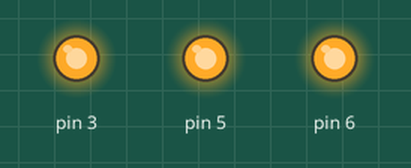
Recording of a sketch running on a simulated Arduino Uno, built with avr-gcc and run on an emulated ATmega328P. On the bench: output pins drawn as LEDs (lit = HIGH).

Above: at 0.05 s.
At 1.5 s:
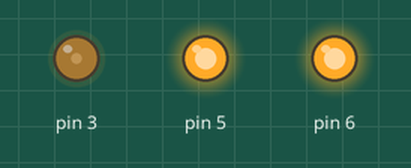
At 3.0 s:
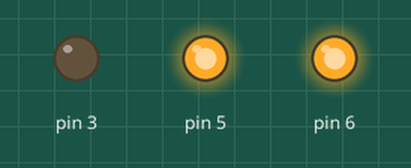
At 6.0 s:
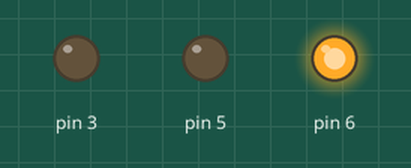
At 8.95 s:
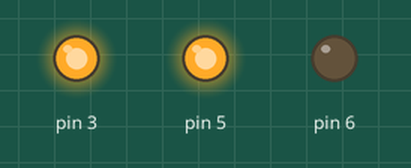
At 11.95 s:
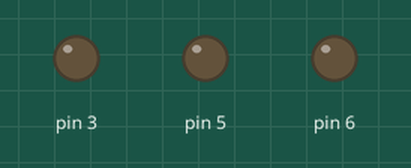
Timing chart, 0 to 15.6 s (numbered marks = the images above):
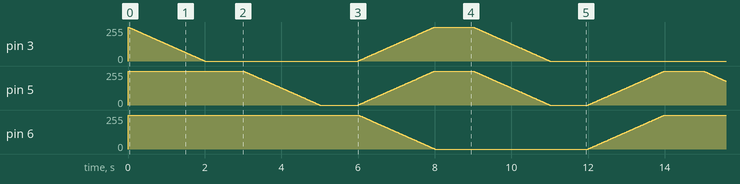

The sketch:

main.ino
```cpp
/**
 * Arduino program to fade an RGB light strip between multiple colors.
 */
#include <limits.h>

#include "color.h"
#include "pwm_rgb_led.h"
#include "led_controller.h"

int LED_RED   = 3;
int LED_GREEN = 5;
int LED_BLUE  = 6;

PwmRgbLed rgbLed(LED_RED, LED_GREEN, LED_BLUE);
LedController ledController(rgbLed);

//list of colors to cycle between, list is initilized in setup
const Color *colorList[4];

void setup() {
    Serial.begin(9600);//user Serial for debugging
    rgbLed.init();

    colorList[0] = &Color::RED;
    colorList[1] = &Color::GREEN;
    colorList[2] = &Color::BLUE;
    colorList[3] = &Color::WHITE;
}

int FADE_TIME = 2000;
int REST_TIME = 1000;
int currentColor = 0;
void loop(){
    ledController.transition(*colorList[currentColor], FADE_TIME);
    delay(REST_TIME);

    currentColor = (currentColor +1)%4;
}
```

color.cpp
```cpp
#include "color.h"

//Instantiation for standard colors
const Color Color::BLACK = Color(  0,   0,   0);
const Color Color::RED   = Color(255,   0,   0);
const Color Color::GREEN = Color(255, 255,   0);
const Color Color::BLUE  = Color(  0,   0, 255);
const Color Color::WHITE = Color(255, 255, 255);
```

color.h
```cpp
#pragma once

#include "Arduino.h"  //defines byte

/**
 * Color represneted as RGB values[0-255] with a few common predefined colors.
 * Color is immutable.
 */
class Color {
    public:
        const byte red;
        const byte green;
        const byte blue;

    public:
        Color (byte r, byte g, byte b)
            :red{r}, green{g}, blue{b} {}

    //definition of a few common colors
    public:
      static const Color BLACK;
      static const Color RED;
      static const Color GREEN;
      static const Color BLUE;
      static const Color WHITE;
};
```

led_controller.h
```cpp
#pragma once

#include "rgb_led.h"

/**
 * LedController handles fadding an led between colors
 */
class LedController {
    private:
        RgbLed& rgbLed;

        byte red;
        byte green;
        byte blue;

    public:
        LedController (RgbLed& rgbLed)
            :rgbLed{rgbLed}{}

        void setColor(const Color& c){
           setColor(c.red, c.green, c.blue);
        }

        void setColor(byte red, byte green, byte blue){
            this->red = red;
            this->green = green;
            this->blue = blue;
            rgbLed.setColor(red, green, blue);
        }

        void transition(const Color& dstColor, int transitionDuration){
          Color srcColor(red,green,blue);
          transition(srcColor, dstColor, transitionDuration);
        }

    private:
        void transition(const Color& srcColor, const Color& dstColor, int transitionDuration){

            short redDelta =   dstColor.red   - srcColor.red;
            short greenDelta = dstColor.green - srcColor.green;
            short blueDelta =  dstColor.blue  - srcColor.blue;

            const unsigned long startTime = millis();
            unsigned long delta = 0;
            while(delta < transitionDuration){

                delta = lapsedTime(startTime);
                float percentComplete = float(delta) / float(transitionDuration);
                if(percentComplete > 1){percentComplete = 1.0;}

                setColor(byte(srcColor.red   + float(redDelta)   * percentComplete),
                         byte(srcColor.green + float(greenDelta) * percentComplete),
                         byte(srcColor.blue  + float(blueDelta)  * percentComplete));
            }

            setColor(dstColor);
        }

    private:
        unsigned long lapsedTime(const unsigned long startTime){
            const unsigned long now = millis();

            //detect timer roll over
            if(startTime > now){
                return now + (ULONG_MAX - startTime);
            }

            return now - startTime;
        }
};
```

pwm_rgb_led.h
```cpp
#pragma once

#include "rgb_led.h"

/**
 * An implemetnion of an RGB led controlled by 3 PWM (Pulse Width Modified) pins.
 */
class PwmRgbLed : public RgbLed  {
    private:
        const byte redPin;
        const byte greenPin;
        const byte bluePin;

    public:
        PwmRgbLed (byte redPin_PWM, byte greenPin_PWM, byte bluePin_PWM)
            :redPin{redPin_PWM}, greenPin{greenPin_PWM}, bluePin{bluePin_PWM} {}

    public:
      void init(){
          pinMode(redPin,   OUTPUT);
          pinMode(greenPin, OUTPUT);
          pinMode(bluePin,  OUTPUT);
      }


    void setColor(byte red, byte green, byte blue){
       //analogWrite will set the PWM duty cylce so a value of 0 is always on and 255 is off
       analogWrite(redPin,   255 - red);
       analogWrite(greenPin, 255 - green);
       analogWrite(bluePin,  255 - blue);
    }

};
```

rgb_led.h
```cpp
#pragma once

#include "Arduino.h"

/**
 * Interface for controlling an RGB Led.  It is very basic and only allows setting the color.
 *
 * TODO: Currently the LedController tracks current state of an LED. Should the led
 * be responsible for tracking its own state and provide a method for reading the
 * current color value?
 */
class RgbLed{
  public:
  virtual void setColor(byte red, byte green, byte blue){};
};
```
